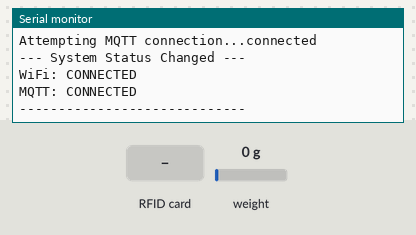
A sketch run on a simulated ESP32. Shown: the last lines printed to the serial monitor. The inputs (shaded band) are chosen by the test bench; at power-on: weight on the scale 0 g. WiFi joins after 1.5 s; servers stay silent unless stated; random numbers use the default seed unless the sketch sets one; no MQTT or app messages arrive unless stated.

Above: at 6.7 s.
6.8 s: RFID card 12 34 56 78 held to the reader
At 7.6 s:
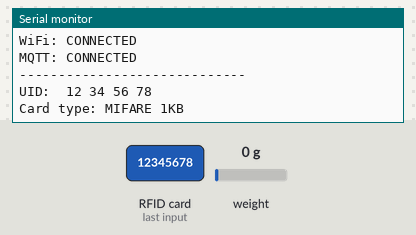
8.3 s: RFID card 5E 7A 19 C4 held to the reader
At 11.2 s:
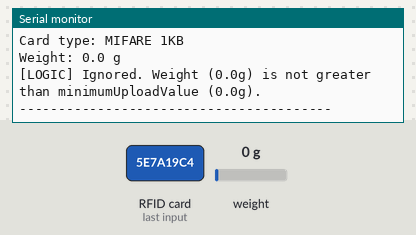

Measured:
- after the input at 6.8 s, the serial monitor: prints a new line at once (image 1)
- after the input at 8.3 s, the serial monitor: prints a new line after 1.5 s (image 2)

The sketch:

Gate.ino
```cpp
#include <MFRC522v2.h>
#include <MFRC522DriverSPI.h>
#include <MFRC522DriverPinSimple.h>
#include <MFRC522Debug.h>
#include "HX711.h"
#include <WiFi.h>
#include <PubSubClient.h>
#include <ArduinoJson.h>

// --- RFID Pins ---
#define SS_PIN 5

// --- HX711 Pins ---
const int LOADCELL_DOUT_PIN = 32;
const int LOADCELL_SCK_PIN  = 4;

// --- Network & MQTT ---
const char* ssid = "LOQ7929";
const char* password = "12345678";
const char* mqtt_server = "broker.hivemq.com";

WiFiClient espClient;
PubSubClient client(espClient);

// --- Logic Tuning ---
const float minimumUploadValue = 0.0;

// --- HX711 Tuning ---
const float DIVIDER   = 650;   // ← kept from your button version
const float OFFSET    = 0;
const float ZERO_BAND = 5.0;

// --- RFID Setup ---
MFRC522DriverPinSimple ss_pin(SS_PIN);
SPIClass &spiClass = SPI;
const SPISettings spiSettings = SPISettings(SPI_CLOCK_DIV4, MSBFIRST, SPI_MODE0);
MFRC522DriverSPI driver{ss_pin, spiClass, spiSettings};
MFRC522 mfrc522{driver};

// --- HX711 Setup ---
HX711 scale;
bool lastWiFiState = false;
bool lastMQTTState = false;

void setup_wifi() {
  delay(10);
  Serial.print("Connecting to WiFi: ");
  Serial.println(ssid);
  WiFi.begin(ssid, password);
  while (WiFi.status() != WL_CONNECTED) { delay(500); Serial.print("."); }
  Serial.println("\nWiFi Connected!");
}

void reconnect() {
  while (!client.connected() && WiFi.status() == WL_CONNECTED) {
    Serial.print("WiFi IP: "); Serial.println(WiFi.localIP());
    Serial.print("Attempting MQTT connection...");
    String clientId = "ESP32Gate-";
    clientId += String(random(0xffff), HEX);
    if (client.connect(clientId.c_str())) {
      Serial.println("connected");
    } else {
      Serial.print("failed, rc="); Serial.print(client.state());
      Serial.println(" try again in 5 seconds");
      delay(5000);
    }
  }
}

void setup() {
  Serial.begin(115200);
  while (!Serial);

  setup_wifi();
  client.setServer(mqtt_server, 1883);

  IPAddress brokerIP;
  if (WiFi.hostByName(mqtt_server, brokerIP)) {
    Serial.print("Broker resolved to: "); Serial.println(brokerIP);
  } else {
    Serial.println("DNS resolution FAILED");
  }

  // Init RFID
  mfrc522.PCD_Init();
  MFRC522Debug::PCD_DumpVersionToSerial(mfrc522, Serial);
  Serial.println(F("RFID reader ready."));

  // Init Scale
  scale.begin(LOADCELL_DOUT_PIN, LOADCELL_SCK_PIN);
  if (!scale.is_ready()) { Serial.println("ERROR: HX711 not found!"); while (1); }

  Serial.println("Zeroing scale... DO NOT TOUCH for 3 seconds.");
  delay(3000);
  scale.tare();
  Serial.println("Scale zeroed! Ready — scan a card.\n");
}

void loop() {
  bool currentWiFiState = (WiFi.status() == WL_CONNECTED);
  if (currentWiFiState) {
    if (!client.connected()) reconnect();
    if (client.connected()) client.loop();
  }

  bool currentMQTTState = client.connected();
  if (currentWiFiState != lastWiFiState || currentMQTTState != lastMQTTState) {
    lastWiFiState = currentWiFiState;
    lastMQTTState = currentMQTTState;
    Serial.println("\n--- System Status Changed ---");
    Serial.print("WiFi: "); Serial.println(currentWiFiState ? "CONNECTED" : "DISCONNECTED");
    Serial.print("MQTT: "); Serial.println(currentMQTTState ? "CONNECTED" : "DISCONNECTED");
    Serial.println("-----------------------------\n");
  }

  // Wait for a new RFID card
  if (!mfrc522.PICC_IsNewCardPresent() || !mfrc522.PICC_ReadCardSerial()) return;

  // Read card UID
  String uidStr = "";
  for (byte i = 0; i < mfrc522.uid.size; i++) {
    uidStr += String(mfrc522.uid.uidByte[i] < 0x10 ? "0" : "");
    uidStr += String(mfrc522.uid.uidByte[i], HEX);
  }
  uidStr.toUpperCase();

  Serial.print(F("UID: "));
  MFRC522Debug::PrintUID(Serial, mfrc522.uid);
  Serial.println();

  MFRC522::PICC_Type piccType = mfrc522.PICC_GetType(mfrc522.uid.sak);
  Serial.print(F("Card type: "));
  Serial.println(MFRC522Debug::PICC_GetTypeName(piccType));

  float grams = 0;
  if (scale.is_ready()) {
    long raw = scale.get_value(10);
    grams = (raw / DIVIDER) + OFFSET;
    if (abs(grams) <= ZERO_BAND) grams = 0.0;
    Serial.print(F("Weight: ")); Serial.print(grams, 1); Serial.println(F(" g"));
  } else {
    Serial.println(F("Weight: HX711 not ready"));
  }

  if (grams > minimumUploadValue) {
    Serial.println("[LOGIC] Conditions met. Preparing ...");
    DynamicJsonDocument doc(256);
    doc["type"]           = "gate_scan";
    doc["truck_id"]       = uidStr;
    doc["weight"]         = grams;
    doc["trip_direction"] = "TOBEDECLARED";
    String payload;
    serializeJson(doc, payload);
    if (client.connected()) {
      Serial.print("[PUBLISH] Sending to IOTBDAGateOne: ");
      client.publish("IOTBDAGateOne", payload.c_str());
    } else {
      Serial.println("[ERROR] Cannot publish. MQTT is disconnected!");
    }
  } else {
    Serial.print("[LOGIC] Ignored. Weight ("); Serial.print(grams, 1);
    Serial.print("g) is not greater than minimumUploadValue (");
    Serial.print(minimumUploadValue, 1); Serial.println("g).");
  }

  Serial.println(F("----------------------------------------"));
  mfrc522.PICC_HaltA();
  mfrc522.PCD_StopCrypto1();
  delay(2000);
}
```
